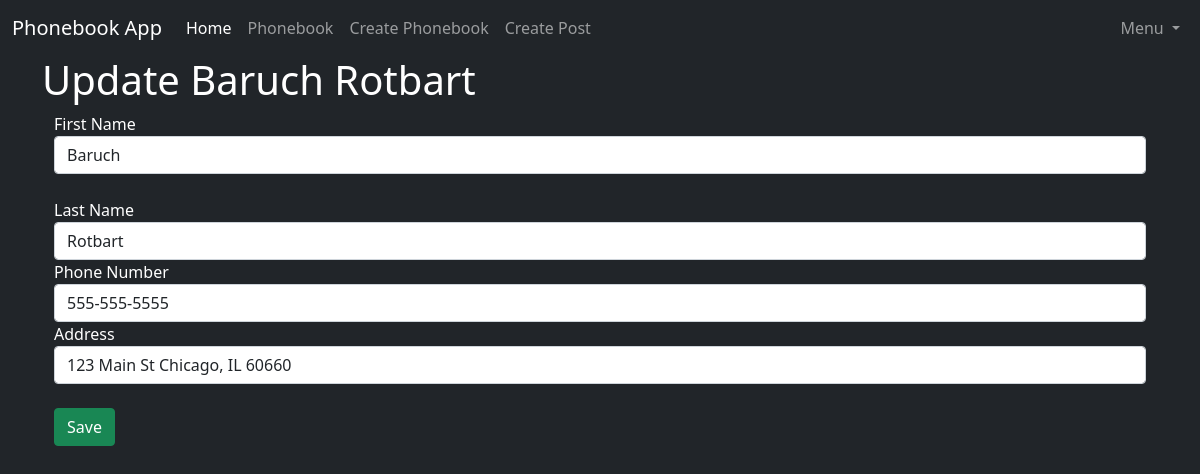
Screenshot of /phonebooks/1/update (signed in) with the database file from the repository.
### app/models.py (models this page shows, shortened)
class Phonebook(db.Model):
    id = db.Column(db.Integer, primary_key=True)
    first_name = db.Column(db.String(150))
    last_name =  db.Column(db.String(150))
    phone_number = db.Column(db.String(150))
    address = db.Column(db.String(300))
    date_created = db.Column(db.DateTime, nullable=False, default=datetime.utcnow)
    user_id = db.Column(db.Integer, db.ForeignKey('user.id'), nullable=False)

### app/routes.py (the view, shortened to what this page needs)
@app.route('/phonebooks/<int:phonebook_id>/update', methods=["GET", "POST"])
@login_required
def phonebook_update(phonebook_id):
    phonebook = Phonebook.query.get_or_404(phonebook_id)
    if phonebook.author.id != current_user.id:
        flash('You may only edit phonebooks you have created.', 'danger')
        return redirect(url_for('my_phonebooks'))
    form = PhonebookForm()
    return render_template('phonebook_update.html', phonebook=phonebook, form=form)

### app/forms.py
class PhonebookForm(FlaskForm):
    first_name = StringField('First Name', validators=[DataRequired()])
    last_name = StringField('Last Name', validators=[DataRequired()])
    phone_number = StringField('Phone Number', validators=[Regexp(r'\d{3}-\d{3}-\d{4}')])
    address = StringField('Address', validators=[DataRequired()])
    submit_number = SubmitField('Submit')

### app/models.py (called while the page is built)
@login_manager.user_loader
def load_user(user_id):
    return User.query.get(user_id)

### app/templates/phonebook_update.html (shortened to what this page needs)
{% extends 'base.html' %}
{% block content %}
<h1>Update {{ phonebook.first_name }} {{ phonebook.last_name }}</h1>
<div class="container">
    <form action="" autocomplete="off" method="post">
        <div class="form-group">
            <fieldset>
                {{ form.first_name.label }}
                {{ form.first_name(class='form-control', value=phonebook.first_name) }}
            </fieldset>
            <br>
            <fieldset>
                {{ form.last_name.label }}
                {{ form.last_name(class='form-control', value=phonebook.last_name) }}
            </fieldset>
            <fieldset>
                {{ form.phone_number.label }}
                {{ form.phone_number(class='form-control', value=phonebook.phone_number) }}
            </fieldset>
            <fieldset>
                {{ form.address.label }}
                {{ form.address(class='form-control', value=phonebook.address) }}
            </fieldset>
        </div>
        <br>
        {{ form.submit_number(class='btn btn-success', value='Save') }}
    </form>
</div>
{% endblock content %}

### rows the page displays
Phonebook: first_name "Baruch", last_name "Rotbart", phone_number "555-555-5555", address "123 Main St Chicago, IL 60660"
